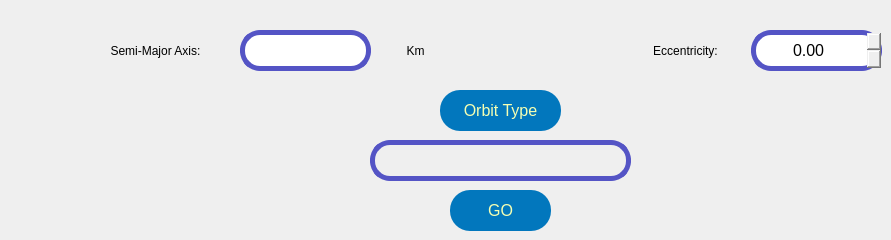
                           <widget class="QWidget" name="a_e_screen">
                            <widget class="QLabel" name="label_13">
                             <property name="geometry">
                              <rect>
                               <x>70</x>
                               <y>40</y>
                               <width>171</width>
                               <height>21</height>
                              </rect>
                             </property>
                             <property name="toolTip">
                              <string/>
                             </property>
                             <property name="styleSheet">
                              <string notr="true">border:none</string>
                             </property>
                             <property name="text">
                              <string>Semi-Major Axis:</string>
                             </property>
                             <property name="alignment">
                              <set>Qt::AlignCenter</set>
                             </property>
                            </widget>
                            <widget class="QLabel" name="label_14">
                             <property name="geometry">
                              <rect>
                               <x>610</x>
                               <y>40</y>
                               <width>151</width>
                               <height>21</height>
                              </rect>
                             </property>
                             <property name="styleSheet">
                              <string notr="true">border:none</string>
                             </property>
                             <property name="text">
                              <string>Eccentricity:</string>
                             </property>
                             <property name="alignment">
                              <set>Qt::AlignCenter</set>
                             </property>
                            </widget>
                            <widget class="QLabel" name="label_19">
                             <property name="geometry">
                              <rect>
                               <x>380</x>
                               <y>40</y>
                               <width>71</width>
                               <height>21</height>
                              </rect>
                             </property>
                             <property name="styleSheet">
                              <string notr="true">border:none</string>
                             </property>
                             <property name="text">
                              <string>Km</string>
                             </property>
                             <property name="alignment">
                              <set>Qt::AlignCenter</set>
                             </property>
                            </widget>
                            <widget class="QLabel" name="orbit_type_ae">
                             <property name="geometry">
                              <rect>
                               <x>370</x>
                               <y>140</y>
                               <width>261</width>
                               <height>41</height>
                              </rect>
                             </property>
                             <property name="styleSheet">
                              <string notr="true">QLabel{
	
	border: 5px solid rgb(84, 84, 197);
	font: 12pt &quot;Arial&quot;;
	border-radius: 20px;
	color:white;
}


QLabel:hover{
	border: 4px solid rgb(2, 119, 189);

  	
}</string>
                             </property>
                             <property name="text">
                              <string/>
                             </property>
                             <property name="alignment">
                              <set>Qt::AlignCenter</set>
                             </property>
                            </widget>
                            <widget class="QPushButton" name="orbit_type_btn_inpt_ae">
                             <property name="geometry">
                              <rect>
                               <x>440</x>
                               <y>90</y>
                               <width>121</width>
                               <height>41</height>
                              </rect>
                             </property>
                             <property name="font">
                              <font>
                               <pointsize>12</pointsize>
                              </font>
                             </property>
                             <property name="styleSheet">
                              <string notr="true">QPushButton{
	background-color:rgb(2, 119, 189);
	color:rgb(245, 255, 179);
	border-radius: 20px
}

QPushButton:hover{
	
	background-color: rgb(255, 170, 0);
}</string>
                             </property>
                             <property name="text">
                              <string>Orbit Type</string>
                             </property>
                            </widget>
                            <widget class="QPushButton" name="go_btn_inpt_ae">
                             <property name="geometry">
                              <rect>
                               <x>450</x>
                               <y>190</y>
                               <width>101</width>
                               <height>41</height>
                              </rect>
                             </property>
                             <property name="font">
                              <font>
                               <pointsize>12</pointsize>
                              </font>
                             </property>
                             <property name="styleSheet">
                              <string notr="true">QPushButton{
	background-color:rgb(2, 119, 189);
	color:rgb(245, 255, 179);
	border-radius: 20px
}

QPushButton:hover{
	
	background-color: rgb(255, 170, 0);
}</string>
                             </property>
                             <property name="text">
                              <string>GO</string>
                             </property>
                            </widget>
                            <widget class="QLineEdit" name="semimajor_axis_input_ae">
                             <property name="geometry">
                              <rect>
                               <x>240</x>
                               <y>30</y>
                               <width>131</width>
                               <height>41</height>
                              </rect>
                             </property>
                             <property name="styleSheet">
                              <string notr="true">QLineEdit{
	
	border: 5px solid rgb(84, 84, 197);
	font: 12pt &quot;Arial&quot;;
	border-radius: 20px;
	color:black;
}


QLineEdit:hover{
	border: 4px solid rgb(2, 119, 189);


}</string>
                             </property>
                             <property name="alignment">
                              <set>Qt::AlignCenter</set>
                             </property>
                            </widget>
                            <widget class="QDoubleSpinBox" name="eccentricity_inpt_ae">
                             <property name="geometry">
                              <rect>
                               <x>751</x>
                               <y>30</y>
                               <width>131</width>
                               <height>41</height>
                              </rect>
                             </property>
                             <property name="font">
                              <font>
                               <pointsize>12</pointsize>
                              </font>
                             </property>
                             <property name="styleSheet">
                              <string notr="true">    /*spinbox lift style*/
   QDoubleSpinBox::up-button {subcontrol-origin:border;
        subcontrol-position:right;
        image: url(UI_Functions/Resources/right_arrow.svg);
        width: 12px;
        height: 20px;  
		
		
    }

 
    QDoubleSpinBox::down-button {subcontrol-origin:border;
        subcontrol-position:left;
        image: url(UI_Functions/Resources/left_arrow.svg);
        width: 12px;
        height: 20px;
    }

     /*Button press style*/
   QDoubleSpinBox::up-button:pressed{subcontrol-origin:border;
        subcontrol-position:right;
        image: url(:/ico/pushed_right.png);
        width: 12px;
        height: 20px;       
    }
      
	QDoubleSpinBox::down-button:pressed{
        subcontrol-position:left;
        image: url(:/ico/pushed_left.png);
        width: 12px;
        height: 20px;
    }

	QDoubleSpinBox{
		border: 5px solid rgb(84, 84, 197);
		border-radius: 20px;	
}
	QDoubleSpinBox:hover{

		border: 4px solid rgb(2, 119, 189);
  		
}</string>
                             </property>
                             <property name="alignment">
                              <set>Qt::AlignCenter</set>
                             </property>
                             <property name="singleStep">
                              <double>0.100000000000000</double>
                             </property>
                            </widget>
                           </widget>
